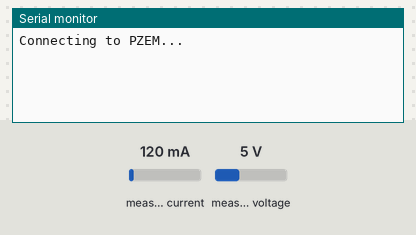
Recording of a sketch running on a simulated Arduino Uno, built with avr-gcc and run on an emulated ATmega328P. Parts: the last lines printed to the serial monitor. The test bench sets the inputs (shaded band); at power-on: measured current 120 mA, measured voltage 5 V.

Above: at 2.2 s.
2.3 s: measured current set to 40 mA
At 6.4 s:
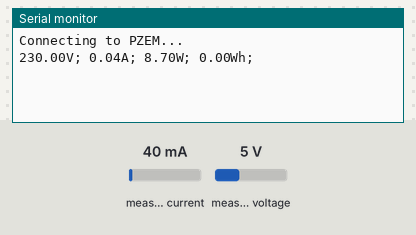
7.5 s: measured voltage set to 0.3 V
10.0 s: measured current set to 500 mA
At 11.5 s:
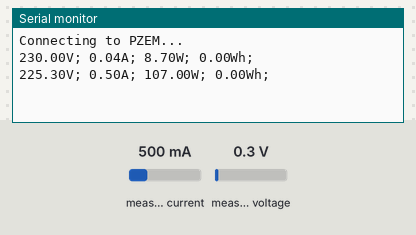

Measured:
- after the input at 2.3 s, the serial monitor: prints a new line after 3.7 s (image 1)
- after the input at 10.0 s, the serial monitor: prints a new line after 1.1 s (image 2)

The sketch:

TestePZEM004T.ino
```cpp
#include <PZEM004T.h>

PZEM004T pzem(5, 4);  // RX,TX
IPAddress ip(192,168,1,1);

bool pzemrdy = false;

void setup() {
  Serial.begin(9600);

  while (!pzemrdy) {
      Serial.println("Connecting to PZEM...");
      pzemrdy = pzem.setAddress(ip);
      delay(1000);
   }
}

void loop() {

  delay(5000);

  float v = pzem.voltage(ip);
  if (v < 0.0) v = 0.0;
  Serial.print(v);Serial.print("V; ");

  float i = pzem.current(ip);
  if(i >= 0.0){ Serial.print(i);Serial.print("A; "); }

  float p = pzem.power(ip);
  if(p >= 0.0){ Serial.print(p);Serial.print("W; "); }

  float e = pzem.energy(ip);
  if(e >= 0.0){ Serial.print(e);Serial.print("Wh; "); }

  Serial.println();
}
```
